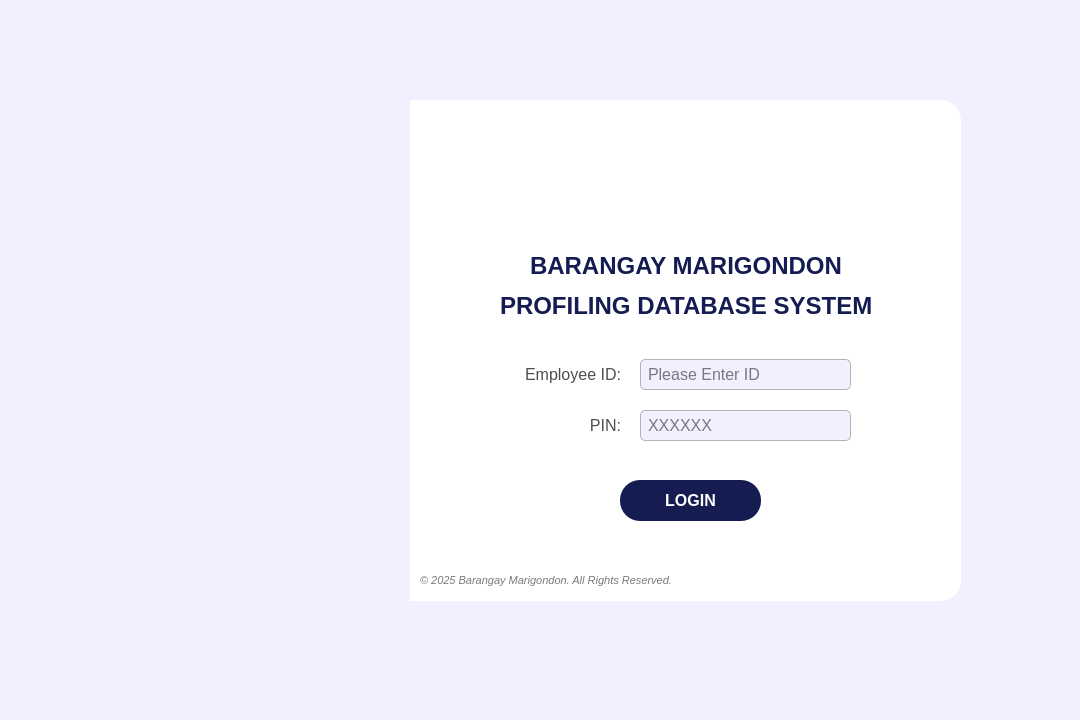
<?xml version="1.0" encoding="UTF-8"?>
<ui version="4.0">
 <class>Widget</class>
 <widget class="QWidget" name="Widget">
  <property name="geometry">
   <rect>
    <x>0</x>
    <y>0</y>
    <width>1080</width>
    <height>720</height>
   </rect>
  </property>
  <property name="sizePolicy">
   <sizepolicy hsizetype="Fixed" vsizetype="Fixed">
    <horstretch>0</horstretch>
    <verstretch>0</verstretch>
   </sizepolicy>
  </property>
  <property name="minimumSize">
   <size>
    <width>1080</width>
    <height>720</height>
   </size>
  </property>
  <property name="maximumSize">
   <size>
    <width>1080</width>
    <height>720</height>
   </size>
  </property>
  <property name="windowTitle">
   <string>Form</string>
  </property>
  <property name="autoFillBackground">
   <bool>false</bool>
  </property>
  <property name="styleSheet">
   <string notr="true">background-color: #f2efff;</string>
  </property>
  <widget class="QFrame" name="login_frameBase">
   <property name="geometry">
    <rect>
     <x>130</x>
     <y>100</y>
     <width>831</width>
     <height>501</height>
    </rect>
   </property>
   <property name="styleSheet">
    <string notr="true">#login_frameBase{
	background-color: #FFFFFF;
	border-radius: 20px;
	border: 2px solid #ffffff;
}
</string>
   </property>
   <property name="frameShape">
    <enum>QFrame::Shape::StyledPanel</enum>
   </property>
   <property name="frameShadow">
    <enum>QFrame::Shadow::Raised</enum>
   </property>
   <widget class="QFrame" name="login_frameBlue">
    <property name="geometry">
     <rect>
      <x>-1</x>
      <y>0</y>
      <width>281</width>
      <height>501</height>
     </rect>
    </property>
    <property name="styleSheet">
     <string notr="true">#login_frameBlue{
	background-color: #141c52;
	border: 2px solid #141c52;
	border-top-left-radius: 20px;  
    border-bottom-left-radius: 20px;
    border-top-right-radius: 0px; 
    border-bottom-right-radius: 0px;
}
</string>
    </property>
    <property name="frameShape">
     <enum>QFrame::Shape::StyledPanel</enum>
    </property>
    <property name="frameShadow">
     <enum>QFrame::Shadow::Raised</enum>
    </property>
    <widget class="QLabel" name="login_imagePattern">
     <property name="geometry">
      <rect>
       <x>0</x>
       <y>0</y>
       <width>291</width>
       <height>501</height>
      </rect>
     </property>
     <property name="styleSheet">
      <string notr="true"/>
     </property>
     <property name="text">
      <string/>
     </property>
     <property name="pixmap">
      <pixmap>../../Assets/Images/image_pattern.png</pixmap>
     </property>
     <property name="scaledContents">
      <bool>true</bool>
     </property>
    </widget>
   </widget>
   <widget class="QLabel" name="login_labelTitle2">
    <property name="geometry">
     <rect>
      <x>370</x>
      <y>190</y>
      <width>381</width>
      <height>31</height>
     </rect>
    </property>
    <property name="font">
     <font>
      <family>Arial</family>
      <pointsize>18</pointsize>
      <bold>true</bold>
     </font>
    </property>
    <property name="styleSheet">
     <string notr="true">background-color: transparent;
color: #141c52;</string>
    </property>
    <property name="text">
     <string>PROFILING DATABASE SYSTEM</string>
    </property>
   </widget>
   <widget class="QPushButton" name="login_buttonLogin">
    <property name="geometry">
     <rect>
      <x>490</x>
      <y>380</y>
      <width>141</width>
      <height>41</height>
     </rect>
    </property>
    <property name="font">
     <font>
      <family>Arial</family>
      <pointsize>12</pointsize>
      <bold>true</bold>
     </font>
    </property>
    <property name="cursor">
     <cursorShape>PointingHandCursor</cursorShape>
    </property>
    <property name="styleSheet">
     <string notr="true">#login_buttonLogin {
    background-color: #141c52;
    color: white;
    border-radius: 20px;
    padding: 10px; /* Optional: Adjusts spacing inside the button */
}
#login_buttonLogin:hover {
    background-color: #1a237e; /* Slightly lighter blue when hovered */
}
#login_buttonLogin:pressed {
    background-color: #0f1442; /* Darker blue when clicked */
}</string>
    </property>
    <property name="text">
     <string>LOGIN</string>
    </property>
   </widget>
   <widget class="QLineEdit" name="login_fieldEmp_id">
    <property name="geometry">
     <rect>
      <x>510</x>
      <y>259</y>
      <width>211</width>
      <height>31</height>
     </rect>
    </property>
    <property name="font">
     <font>
      <family>Arial</family>
      <pointsize>12</pointsize>
     </font>
    </property>
    <property name="styleSheet">
     <string notr="true">#login_fieldEmp_id{
	border: 1px solid #b3b3b3;  /* Black border */
    border-radius: 5px;        /* Rounded corners */
    padding: 5px;               /* Inner spacing */
    background-color: #f2efff;  /* Gray background */
    color: #000000; 
}

</string>
    </property>
    <property name="maxLength">
     <number>6</number>
    </property>
    <property name="placeholderText">
     <string>Please Enter ID</string>
    </property>
   </widget>
   <widget class="QLabel" name="login_labelPin">
    <property name="geometry">
     <rect>
      <x>380</x>
      <y>310</y>
      <width>111</width>
      <height>31</height>
     </rect>
    </property>
    <property name="font">
     <font>
      <family>Arial</family>
      <pointsize>12</pointsize>
     </font>
    </property>
    <property name="styleSheet">
     <string notr="true">#login_labelPin{
	background-color:transparent;
	color:#4f4f4f;
}</string>
    </property>
    <property name="text">
     <string>PIN:</string>
    </property>
    <property name="alignment">
     <set>Qt::AlignmentFlag::AlignRight|Qt::AlignmentFlag::AlignTrailing|Qt::AlignmentFlag::AlignVCenter</set>
    </property>
   </widget>
   <widget class="QLineEdit" name="login_fieldPin">
    <property name="geometry">
     <rect>
      <x>510</x>
      <y>310</y>
      <width>211</width>
      <height>31</height>
     </rect>
    </property>
    <property name="font">
     <font>
      <family>Arial</family>
      <pointsize>12</pointsize>
     </font>
    </property>
    <property name="styleSheet">
     <string notr="true">#login_fieldPin{
    border: 1px solid #b3b3b3;  /* Black border */
    border-radius: 5px;        /* Rounded corners */
    padding: 5px;               /* Inner spacing */
    background-color: #f2efff;  /* Gray background */
    color: #000000; 
}
</string>
    </property>
    <property name="maxLength">
     <number>6</number>
    </property>
    <property name="echoMode">
     <enum>QLineEdit::EchoMode::Password</enum>
    </property>
    <property name="placeholderText">
     <string>XXXXXX</string>
    </property>
   </widget>
   <widget class="QLabel" name="login_labelTitle1">
    <property name="geometry">
     <rect>
      <x>400</x>
      <y>150</y>
      <width>311</width>
      <height>31</height>
     </rect>
    </property>
    <property name="font">
     <font>
      <family>Arial</family>
      <pointsize>18</pointsize>
      <bold>true</bold>
     </font>
    </property>
    <property name="styleSheet">
     <string notr="true">background-color: transparent;
color: #141c52;</string>
    </property>
    <property name="text">
     <string>BARANGAY MARIGONDON</string>
    </property>
   </widget>
   <widget class="QLabel" name="login_labelEmp_id">
    <property name="geometry">
     <rect>
      <x>380</x>
      <y>259</y>
      <width>111</width>
      <height>31</height>
     </rect>
    </property>
    <property name="font">
     <font>
      <family>Arial</family>
      <pointsize>12</pointsize>
     </font>
    </property>
    <property name="styleSheet">
     <string notr="true">#login_labelEmp_id{
	background-color:transparent;
	color:#4f4f4f;
}</string>
    </property>
    <property name="text">
     <string>Employee ID:</string>
    </property>
    <property name="alignment">
     <set>Qt::AlignmentFlag::AlignRight|Qt::AlignmentFlag::AlignTrailing|Qt::AlignmentFlag::AlignVCenter</set>
    </property>
   </widget>
   <widget class="QLabel" name="login_imageLogo">
    <property name="geometry">
     <rect>
      <x>510</x>
      <y>30</y>
      <width>101</width>
      <height>101</height>
     </rect>
    </property>
    <property name="font">
     <font>
      <family>Arial</family>
      <pointsize>18</pointsize>
      <bold>true</bold>
     </font>
    </property>
    <property name="styleSheet">
     <string notr="true">#login_imageLogo{	
	background-color: transparent;
	color: #ffffff;
}
</string>
    </property>
    <property name="text">
     <string/>
    </property>
    <property name="pixmap">
     <pixmap>../../Assets/Images/logo_brgy.png</pixmap>
    </property>
    <property name="scaledContents">
     <bool>true</bool>
    </property>
   </widget>
   <widget class="QLabel" name="login_labelRights">
    <property name="geometry">
     <rect>
      <x>290</x>
      <y>470</y>
      <width>301</width>
      <height>20</height>
     </rect>
    </property>
    <property name="font">
     <font>
      <family>Arial</family>
      <pointsize>8</pointsize>
      <italic>true</italic>
     </font>
    </property>
    <property name="styleSheet">
     <string notr="true">#login_labelRights{
	background-color: transparent;
	border-color: transparent;
	color: #7a7a7a;
}

</string>
    </property>
    <property name="text">
     <string>© 2025 Barangay Marigondon. All Rights Reserved.</string>
    </property>
    <property name="alignment">
     <set>Qt::AlignmentFlag::AlignLeading|Qt::AlignmentFlag::AlignLeft|Qt::AlignmentFlag::AlignVCenter</set>
    </property>
   </widget>
   <zorder>login_labelTitle2</zorder>
   <zorder>login_buttonLogin</zorder>
   <zorder>login_fieldEmp_id</zorder>
   <zorder>login_labelPin</zorder>
   <zorder>login_fieldPin</zorder>
   <zorder>login_labelTitle1</zorder>
   <zorder>login_labelEmp_id</zorder>
   <zorder>login_imageLogo</zorder>
   <zorder>login_labelRights</zorder>
   <zorder>login_frameBlue</zorder>
  </widget>
 </widget>
 <resources/>
 <connections/>
</ui>
